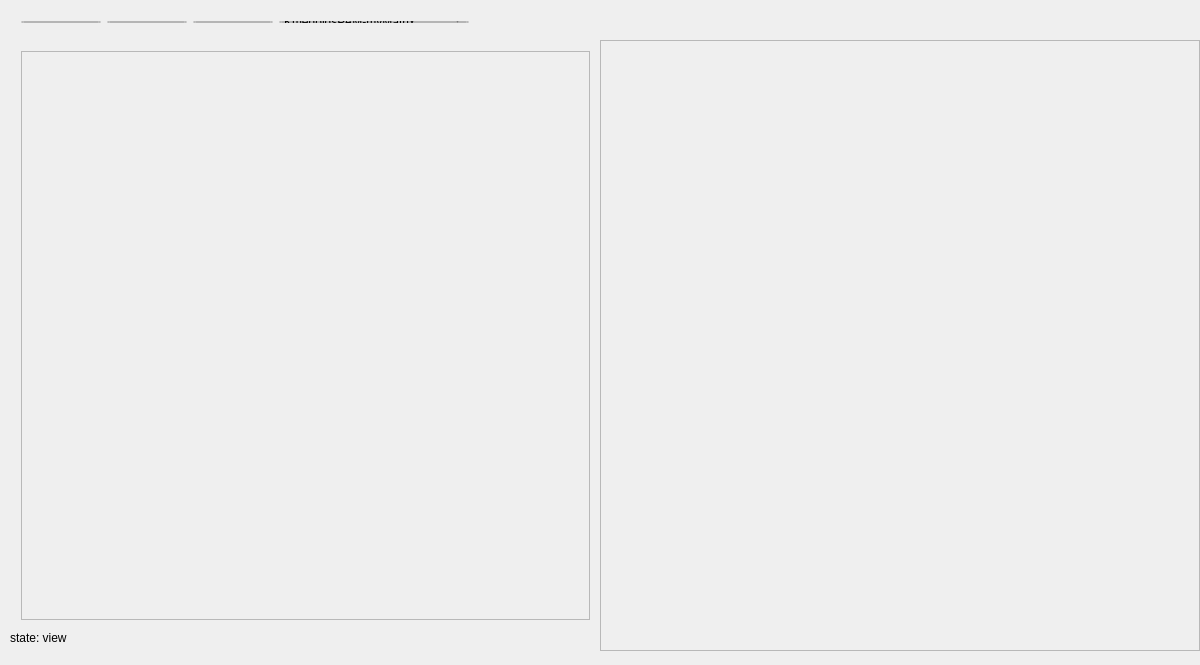
<?xml version="1.0" encoding="UTF-8"?>
<ui version="4.0">
 <class>MainWindow</class>
 <widget class="QMainWindow" name="MainWindow">
  <property name="geometry">
   <rect>
    <x>0</x>
    <y>0</y>
    <width>1200</width>
    <height>665</height>
   </rect>
  </property>
  <property name="windowTitle">
   <string>MainWindow</string>
  </property>
  <widget class="QWidget" name="centralWidget">
   <widget class="QScrollArea" name="scrollArea">
    <property name="geometry">
     <rect>
      <x>600</x>
      <y>40</y>
      <width>600</width>
      <height>611</height>
     </rect>
    </property>
    <property name="widgetResizable">
     <bool>true</bool>
    </property>
    <widget class="QWidget" name="scrollAreaWidgetContents">
     <property name="geometry">
      <rect>
       <x>0</x>
       <y>0</y>
       <width>598</width>
       <height>609</height>
      </rect>
     </property>
    </widget>
   </widget>
   <widget class="QWidget" name="layoutWidget">
    <property name="geometry">
     <rect>
      <x>10</x>
      <y>40</y>
      <width>591</width>
      <height>591</height>
     </rect>
    </property>
    <layout class="QVBoxLayout" name="verticalLayout">
     <item>
      <widget class="QScrollArea" name="treeScroll">
       <property name="widgetResizable">
        <bool>true</bool>
       </property>
       <widget class="QWidget" name="scrollAreaWidgetContents_2">
        <property name="geometry">
         <rect>
          <x>0</x>
          <y>0</y>
          <width>587</width>
          <height>587</height>
         </rect>
        </property>
       </widget>
      </widget>
     </item>
    </layout>
   </widget>
   <widget class="QWidget" name="layoutWidget">
    <property name="geometry">
     <rect>
      <x>10</x>
      <y>10</y>
      <width>470</width>
      <height>24</height>
     </rect>
    </property>
    <layout class="QHBoxLayout" name="horizontalLayout">
     <item>
      <widget class="QPushButton" name="open">
       <property name="text">
        <string>open</string>
       </property>
      </widget>
     </item>
     <item>
      <widget class="QPushButton" name="load">
       <property name="text">
        <string>load</string>
       </property>
      </widget>
     </item>
     <item>
      <widget class="QPushButton" name="save">
       <property name="text">
        <string>save</string>
       </property>
      </widget>
     </item>
     <item>
      <widget class="QComboBox" name="comboBox">
       <item>
        <property name="text">
         <string>KmedoidsPAM-mvMatrix</string>
        </property>
       </item>
       <item>
        <property name="text">
         <string>KmedoidsZwz-mvMatrix</string>
        </property>
       </item>
       <item>
        <property name="text">
         <string>kmeans-centroid_SaliencyArea</string>
        </property>
       </item>
       <item>
        <property name="text">
         <string>kmeans-cameraDistanceDirection</string>
        </property>
       </item>
      </widget>
     </item>
    </layout>
   </widget>
   <widget class="QLabel" name="labelstate">
    <property name="geometry">
     <rect>
      <x>10</x>
      <y>630</y>
      <width>591</width>
      <height>16</height>
     </rect>
    </property>
    <property name="text">
     <string>state: view</string>
    </property>
   </widget>
  </widget>
 </widget>
 <layoutdefault spacing="6" margin="11"/>
 <resources/>
 <connections/>
</ui>
